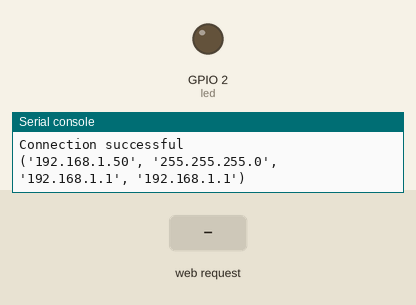
This program was run on a simulated ESP32 board running MicroPython. On the bench: output pins drawn as LEDs (lit = HIGH), the last lines printed to the serial console. Inputs (shaded band) come from the test bench. WiFi joins after 1.5 s.

Above: at 2.7 s.
2.8 s: HTTP request GET /?led=on received
At 3.9 s:
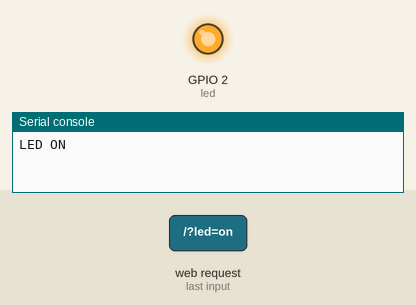
4.3 s: HTTP request GET /?led=off received
At 5.0 s:
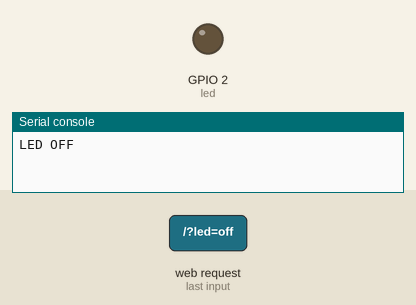
Timing chart, 0 to 7.3 s (numbered marks = the images above; inputs shaded):
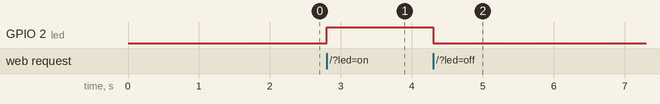

The program:

main.py
```python
# https://randomnerdtutorials.com/esp32-esp8266-micropython-web-server/

def web_page():
    gpio_state = "ON" if led.value() == 1 else "OFF"

    return """
        <html>
          <head>
            <title>ESP Web Server</title>
            <meta name="viewport" content="width=device-width, initial-scale=1" />
            <link rel="icon" href="data:," />
            <style>
              html {
                font-family: Helvetica;
                display: inline-block;
                margin: 0px auto;
                text-align: center;
              }

              h1 {
                color: #0f3376;
                padding: 2vh;
              }

              p {
                font-size: 1.5rem;
              }

              .button {
                display: inline-block;
                background-color: #e7bd3b;
                border: none;
                border-radius: 4px;
                color: white;
                padding: 16px 40px;
                text-decoration: none;
                font-size: 30px;
                margin: 2px;
                cursor: pointer;
              }

              .button2 {
                background-color: #4286f4;
              }
            </style>
          </head>

          <body>
            <h1>ESP Web Server</h1>
            <p>GPIO state: <strong>""" + gpio_state + """</strong></p>
            <p>
              <a href="/?led=on"><button class="button">ON</button></a>
            </p>
            <p>
              <a href="/?led=off"><button class="button button2">OFF</button></a>
            </p>
          </body>
        </html>
    """

s = socket.socket(socket.AF_INET, socket.SOCK_STREAM)
s.bind(('', 80))
s.listen(5)

while True:
    conn, addr = s.accept()
    print('Got a connection from %s' % str(addr))

    request = str(conn.recv(1024))
    print('Content = %s' % request)

    led_on = request.find('/?led=on')
    led_off = request.find('/?led=off')

    if led_on == 6:
        print('LED ON')
        led.value(1)
    if led_off == 6:
        print('LED OFF')
        led.value(0)

    response = web_page()
    conn.send('HTTP/1.1 200 OK\n')
    conn.send('Content-Type: text/html\n')
    conn.send('Connection: close\n\n')
    conn.sendall(response)
    conn.close()
```

boot.py
```python
# https://randomnerdtutorials.com/esp32-esp8266-micropython-web-server/


# We create our web server using sockets and the Python socket API.
# The official documentation imports the socket library as follows:
try:
    import usocket as socket
except:
    import socket

# We need to import the Pin class from the machine module to be able to
# interact with the GPIOs.
from machine import Pin

# The network library allows us to connect the ESP32 to a Wi-Fi network.
import network

# The following lines turn off vendor OS debugging messages:
import esp
esp.osdebug(None)

# Run a garbage collector:
#     A garbage collector is a form of automatic memory management.
#     This is a way to reclaim memory occupied by objects that are no longer
#     in use by the program. This is useful to save space in the flash memory.
import gc
gc.collect()

# The following variables hold your network credentials so that the ESP is
# able to connect to your router:
ssid = 'MovistarFibra-97FE30'
password = 'unafacil23'

# Set the ESP32 as a Wi-Fi station:
station = network.WLAN(network.STA_IF)

# Activate the station and connects to your router using the SSID and password
# defined earlier:
station.active(True)
station.connect(ssid, password)

# The following statement ensures that the code doesn’t proceed while the ESP
# is not connected to your network:
while station.isconnected() == False:
    pass

# After a successful connection, print network interface parameters like the
# ESP32 IP address – use the ifconfig() method on the station object:
print('Connection successful')
print(station.ifconfig())

# Create a Pin object called led that is an output, that refers to the
# ESP32 GPIO2:
led = Pin(2, Pin.OUT)
```

Measured:
- after the input at 2.8 s, GPIO 2 (led): LOW → HIGH at once
- after the input at 4.3 s, GPIO 2 (led): HIGH → LOW at once
